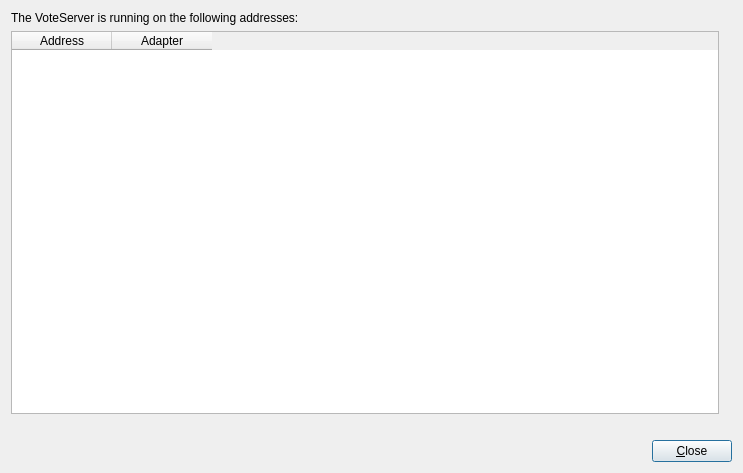
<?xml version="1.0" encoding="UTF-8"?>
<ui version="4.0">
 <class>DlgLvsStatus</class>
 <widget class="QDialog" name="DlgLvsStatus">
  <property name="geometry">
   <rect>
    <x>0</x>
    <y>0</y>
    <width>743</width>
    <height>473</height>
   </rect>
  </property>
  <property name="windowTitle">
   <string>Dialog</string>
  </property>
  <layout class="QVBoxLayout" name="verticalLayout">
   <item>
    <widget class="QLabel" name="label_1">
     <property name="text">
      <string>The VoteServer is running on the following addresses:</string>
     </property>
    </widget>
   </item>
   <item>
    <layout class="QHBoxLayout" name="horizontalLayout_2">
     <item>
      <widget class="QTableWidget" name="twAddresses">
       <property name="editTriggers">
        <set>QAbstractItemView::NoEditTriggers</set>
       </property>
       <property name="selectionMode">
        <enum>QAbstractItemView::SingleSelection</enum>
       </property>
       <property name="horizontalScrollMode">
        <enum>QAbstractItemView::ScrollPerPixel</enum>
       </property>
       <attribute name="verticalHeaderVisible">
        <bool>false</bool>
       </attribute>
       <column>
        <property name="text">
         <string>Address</string>
        </property>
       </column>
       <column>
        <property name="text">
         <string>Adapter</string>
        </property>
       </column>
      </widget>
     </item>
     <item>
      <widget class="QLabel" name="lblQrCode">
       <property name="text">
        <string notr="true"/>
       </property>
      </widget>
     </item>
    </layout>
   </item>
   <item>
    <widget class="QLabel" name="lblVoteCount">
     <property name="toolTip">
      <string>Number of votes cast since the program started.</string>
     </property>
     <property name="text">
      <string notr="true"/>
     </property>
    </widget>
   </item>
   <item>
    <layout class="QHBoxLayout" name="horizontalLayout">
     <item>
      <spacer name="horizontalSpacer">
       <property name="orientation">
        <enum>Qt::Horizontal</enum>
       </property>
       <property name="sizeHint" stdset="0">
        <size>
         <width>40</width>
         <height>20</height>
        </size>
       </property>
      </spacer>
     </item>
     <item>
      <widget class="QPushButton" name="btnClose">
       <property name="text">
        <string>&amp;Close</string>
       </property>
      </widget>
     </item>
    </layout>
   </item>
  </layout>
 </widget>
 <resources/>
 <connections/>
</ui>
